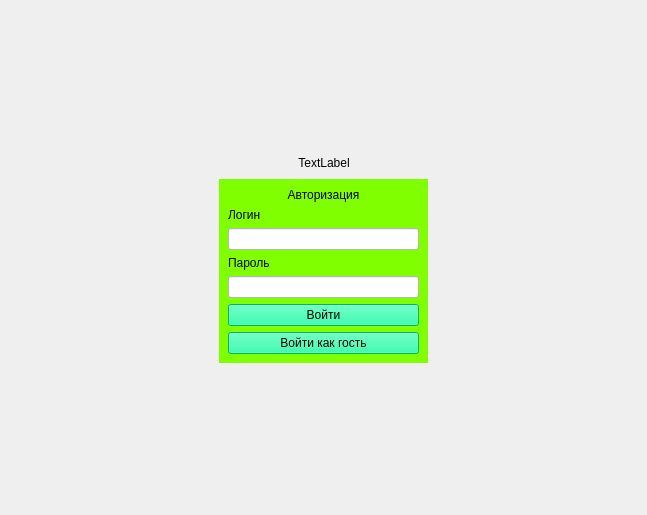
<?xml version="1.0" encoding="UTF-8"?>
<ui version="4.0">
 <class>Form</class>
 <widget class="QWidget" name="Form">
  <property name="geometry">
   <rect>
    <x>0</x>
    <y>0</y>
    <width>647</width>
    <height>515</height>
   </rect>
  </property>
  <property name="windowTitle">
   <string>Form</string>
  </property>
  <layout class="QVBoxLayout" name="verticalLayout_4">
   <item>
    <layout class="QVBoxLayout" name="verticalLayout_3">
     <item>
      <spacer name="verticalSpacer">
       <property name="orientation">
        <enum>Qt::Vertical</enum>
       </property>
       <property name="sizeHint" stdset="0">
        <size>
         <width>20</width>
         <height>40</height>
        </size>
       </property>
      </spacer>
     </item>
     <item>
      <layout class="QHBoxLayout" name="horizontalLayout_2">
       <item>
        <spacer name="horizontalSpacer_3">
         <property name="orientation">
          <enum>Qt::Horizontal</enum>
         </property>
         <property name="sizeHint" stdset="0">
          <size>
           <width>40</width>
           <height>20</height>
          </size>
         </property>
        </spacer>
       </item>
       <item>
        <layout class="QVBoxLayout" name="verticalLayout_2">
         <item>
          <layout class="QHBoxLayout" name="horizontalLayout">
           <item>
            <spacer name="horizontalSpacer">
             <property name="orientation">
              <enum>Qt::Horizontal</enum>
             </property>
             <property name="sizeHint" stdset="0">
              <size>
               <width>40</width>
               <height>20</height>
              </size>
             </property>
            </spacer>
           </item>
           <item>
            <widget class="QLabel" name="pic_label_4">
             <property name="text">
              <string>TextLabel</string>
             </property>
             <property name="scaledContents">
              <bool>true</bool>
             </property>
             <property name="alignment">
              <set>Qt::AlignCenter</set>
             </property>
            </widget>
           </item>
           <item>
            <spacer name="horizontalSpacer_2">
             <property name="orientation">
              <enum>Qt::Horizontal</enum>
             </property>
             <property name="sizeHint" stdset="0">
              <size>
               <width>40</width>
               <height>20</height>
              </size>
             </property>
            </spacer>
           </item>
          </layout>
         </item>
         <item>
          <widget class="QWidget" name="" native="true">
           <property name="styleSheet">
            <string notr="true">background-color:#7FFF00</string>
           </property>
           <layout class="QVBoxLayout" name="verticalLayout">
            <item>
             <widget class="QLabel" name="label">
              <property name="text">
               <string>Авторизация</string>
              </property>
              <property name="alignment">
               <set>Qt::AlignCenter</set>
              </property>
             </widget>
            </item>
            <item>
             <widget class="QLabel" name="label_2">
              <property name="text">
               <string>Логин</string>
              </property>
             </widget>
            </item>
            <item>
             <widget class="QLineEdit" name="login_lineEdit">
              <property name="styleSheet">
               <string notr="true">background-color:rgb(255, 255, 255)</string>
              </property>
             </widget>
            </item>
            <item>
             <widget class="QLabel" name="label_3">
              <property name="text">
               <string>Пароль</string>
              </property>
             </widget>
            </item>
            <item>
             <widget class="QLineEdit" name="password_lineEdit_2">
              <property name="styleSheet">
               <string notr="true">background-color:rgb(255, 255, 255)</string>
              </property>
             </widget>
            </item>
            <item>
             <widget class="QPushButton" name="entry_pushButton">
              <property name="styleSheet">
               <string notr="true">background-color:rgb(0, 250, 154)</string>
              </property>
              <property name="text">
               <string>Войти</string>
              </property>
             </widget>
            </item>
            <item>
             <widget class="QPushButton" name="entry_g_pushButton_2">
              <property name="styleSheet">
               <string notr="true">background-color:#00FA9A</string>
              </property>
              <property name="text">
               <string>Войти как гость</string>
              </property>
             </widget>
            </item>
           </layout>
          </widget>
         </item>
        </layout>
       </item>
       <item>
        <spacer name="horizontalSpacer_4">
         <property name="orientation">
          <enum>Qt::Horizontal</enum>
         </property>
         <property name="sizeHint" stdset="0">
          <size>
           <width>40</width>
           <height>20</height>
          </size>
         </property>
        </spacer>
       </item>
      </layout>
     </item>
     <item>
      <spacer name="verticalSpacer_2">
       <property name="orientation">
        <enum>Qt::Vertical</enum>
       </property>
       <property name="sizeHint" stdset="0">
        <size>
         <width>20</width>
         <height>40</height>
        </size>
       </property>
      </spacer>
     </item>
    </layout>
   </item>
  </layout>
 </widget>
 <resources/>
 <connections/>
</ui>
